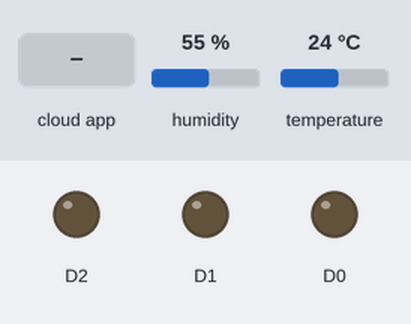
The sketch below on a simulated ESP8266 (NodeMCU). Parts: output pins drawn as LEDs (lit = HIGH). Inputs (shaded band) come from the test bench; at power-on: temperature 24 °C, humidity 55 %. WiFi joins after 1.5 s; servers stay silent unless stated; no MQTT or app messages arrive unless stated; what the sketch prints to the serial monitor is not drawn.

Above: at 2.7 s.
2.8 s: the phone or cloud app sets Light to 1
At 3.2 s:
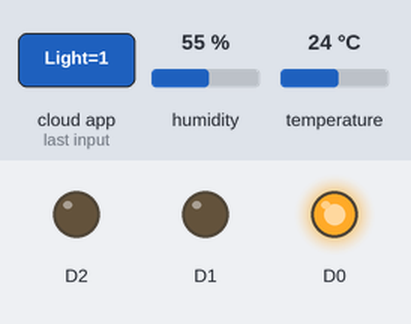
4.3 s: the phone or cloud app sets automate to 1
At 4.7 s:
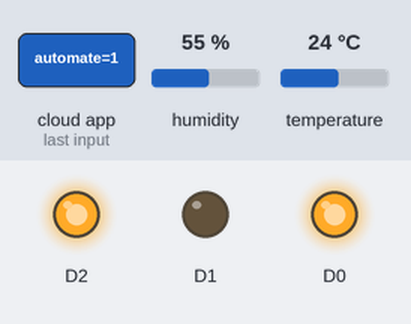
5.8 s: the phone or cloud app sets Fan to 1
At 6.7 s:
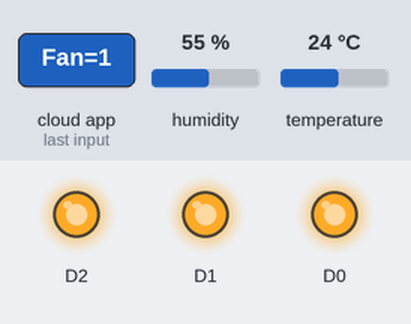
7.3 s: the phone or cloud app sets Everything to 0
At 8.2 s:
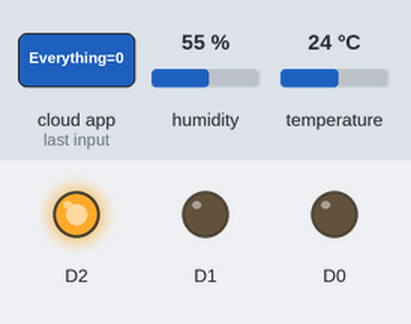
8.8 s: temperature set to 27 °C
22.8 s: temperature set to 30 °C
At 38.5 s:
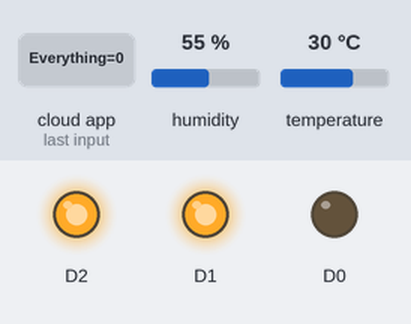
Timing chart, 0 to 38.8 s (numbered marks = the images above; inputs shaded):
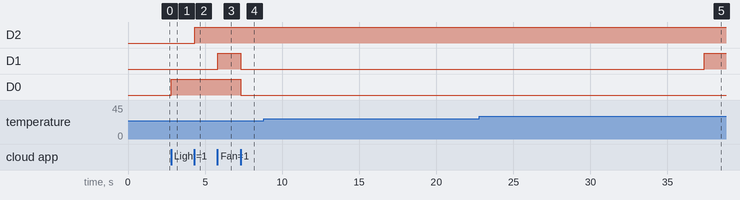

Measured:
- the behaviour switches between 28 and 29 °C on temperature (found by bisection; images 4 and 5)
- after the input at 2.8 s, D0: LOW → HIGH at once
- after the input at 4.3 s, D2: LOW → HIGH at once
- after the input at 5.8 s, D1: LOW → HIGH at once
- after the input at 7.3 s, D1, D0: HIGH → LOW at once
- after the input at 8.8 s, every drawn part: stays the same
- after the input at 22.8 s, D1: LOW → HIGH after 14.6 s

The sketch:

GOOGLE.ino
```cpp
#include <DHT.h>/*it is used to include dht11 libary*/
#include <DHT_U.h>
#include <ESP8266WiFi.h>
#include "Adafruit_MQTT.h"
#include "Adafruit_MQTT_Client.h"
/************************* WiFi Access Point *********************************/
#define WLAN_SSID       "SSID"
#define WLAN_PASS       "PASSWORD"

/************************* Adafruit.io Setup *********************************/
#define AIO_SERVER      "io.adafruit.com"
#define AIO_SERVERPORT  8883
#define AIO_USERNAME    "mano009das"
#define AIO_KEY         "2450f209b3044bb98064a237cea0c171"
WiFiClientSecure client;
Adafruit_MQTT_Client mqtt(&client, AIO_SERVER, AIO_SERVERPORT, AIO_USERNAME, AIO_KEY);
Adafruit_MQTT_Publish Temp = Adafruit_MQTT_Publish(&mqtt, AIO_USERNAME "/feeds/Temp");/*Setup a feed called 'photocell' for Temp.*/
Adafruit_MQTT_Publish Humidity = Adafruit_MQTT_Publish(&mqtt, AIO_USERNAME "/feeds/humidity");


Adafruit_MQTT_Subscribe Everything = Adafruit_MQTT_Subscribe(&mqtt, AIO_USERNAME "/feeds/Everything");/*Setup a feed called 'Everything' for subscribing to changes.*/
Adafruit_MQTT_Subscribe Light = Adafruit_MQTT_Subscribe(&mqtt, AIO_USERNAME "/feeds/Light");
Adafruit_MQTT_Subscribe automate = Adafruit_MQTT_Subscribe(&mqtt, AIO_USERNAME "/feeds/automate");
Adafruit_MQTT_Subscribe Fan = Adafruit_MQTT_Subscribe(&mqtt, AIO_USERNAME "/feeds/Fan");


#define DHTTYPE           DHT11
DHT dht(D7, DHTTYPE);/*it is used to define the input pin*/
uint32_t delayMS;

void MQTT_connect();


void setup() {


  Serial.begin(115200);
  delay(10);

  pinMode(D0,OUTPUT);/*it is used to define the output pin*/
  pinMode(D1,OUTPUT);
  pinMode(D2,OUTPUT);
  Serial.println(F("HOME AUTOMATION USING MQTT AND GOOGLE ASSISTANCE VOICE CONTROL"));
  Serial.println(); Serial.println();
  Serial.print("Connecting to ");
  Serial.println(WLAN_SSID);

  WiFi.begin(WLAN_SSID, WLAN_PASS);
  while (WiFi.status() != WL_CONNECTED) {
    delay(500);
    Serial.print(".");
  }
  Serial.println();

  Serial.println("WiFi connected");
  Serial.println("IP address: "); Serial.println(WiFi.localIP());

  mqtt.subscribe(&Light);/*it is used subscribe to a topic*/
  mqtt.subscribe(&automate);
  mqtt.subscribe(&Fan);
  mqtt.subscribe(&Everything);
}
uint32_t x=0;

void loop() {
  // Ensure the connection to the MQTT server is alive (this will make the first
  // connection and automatically reconnect when disconnected).  See the MQTT_connect
  // function definition further below.
  MQTT_connect();

  // this is our 'wait for incoming subscription packets' busy subloop
  // try to spend your time here
  Adafruit_MQTT_Subscribe *subscription;
  while ((subscription = mqtt.readSubscription(15000))) {

  if (subscription == &Everything) { /*here the subscribed topics are controlled and the pins and functions are defined */
      Serial.print(F("Got_Everything: "));
      Serial.println((char *)Everything.lastread);
      uint16_t num = atoi((char *)Everything.lastread);
       digitalWrite(D0,num);
       digitalWrite(D1,num);
  }
  if (subscription == &Light) {
      Serial.print(F("Got_light: "));
      Serial.println((char *)Light.lastread);
      uint16_t num = atoi((char *)Light.lastread);
      digitalWrite(D0,num);
    }
     if (subscription == &automate) {
      Serial.print(F("Got_auto: "));
      Serial.println((char *)automate.lastread);
      uint16_t num = atoi((char *)automate.lastread);
      digitalWrite(D2,num);
    }

     if (subscription == &Fan) {
      Serial.print(F("Got_Fan: "));
      Serial.println((char *)Fan.lastread);
      uint16_t num = atoi((char *)Fan.lastread);
      digitalWrite(D1,num);
    }

  }

  float h = dht.readHumidity();
  // Read temperature as Celsius (the default)
  float t = dht.readTemperature();
  // Read temperature as Fahrenheit (isFahrenheit = true)
  float f = dht.readTemperature(true);
  {if ( atoi((char *)automate.lastread) == 1)/*if the automate pin is high the automate loop will trigger*/
{
   float t = dht.readTemperature();
   Serial.print("temperature = ");
    Serial.print(t);
    Serial.println("C  ");

    if (t>=29)				/*if the temp is >=29 the D1 pin would be set to high*/
   digitalWrite(D1,HIGH);
   if (t<29)
   digitalWrite(D1,LOW);
   else if
   ( atoi((char *)automate.lastread) == 0)
   {digitalWrite(5,LOW);}
   }

}
  // Check if any reads failed and exit early (to try again).
  if (isnan(h) || isnan(t) || isnan(f)) {
    Serial.println("Failed to read from DHT sensor!");
    return;

  }
  if (! Humidity.publish(h)) { /*if the humidity data is not published it will show Failed in the serial monitor */
    Serial.println(F("Failed"));
  } else {
    Serial.println(F("OK!"));
  }
  if (! Temp.publish(t)) {
    Serial.println(F("Failed"));
  } else {
    Serial.println(F("OK!"));
  }

}
// Function to connect and reconnect as necessary to the MQTT server.
// Should be called in the loop function and it will take care if connecting.
void MQTT_connect() {
  int8_t ret;
    // Stop if already connected.
  if (mqtt.connected()) {
    return;
  }
  Serial.print("Connecting to MQTT... ");

  uint8_t retries = 3;
  while ((ret = mqtt.connect()) != 0) {
       Serial.println(mqtt.connectErrorString(ret));
       Serial.println("Retrying MQTT connection in 5 seconds...");
       mqtt.disconnect();
       delay(10000);
       retries--;
       if (retries == 0) {
         while (1);
       }
  }
  Serial.println("MQTT Connected!");
}
```
